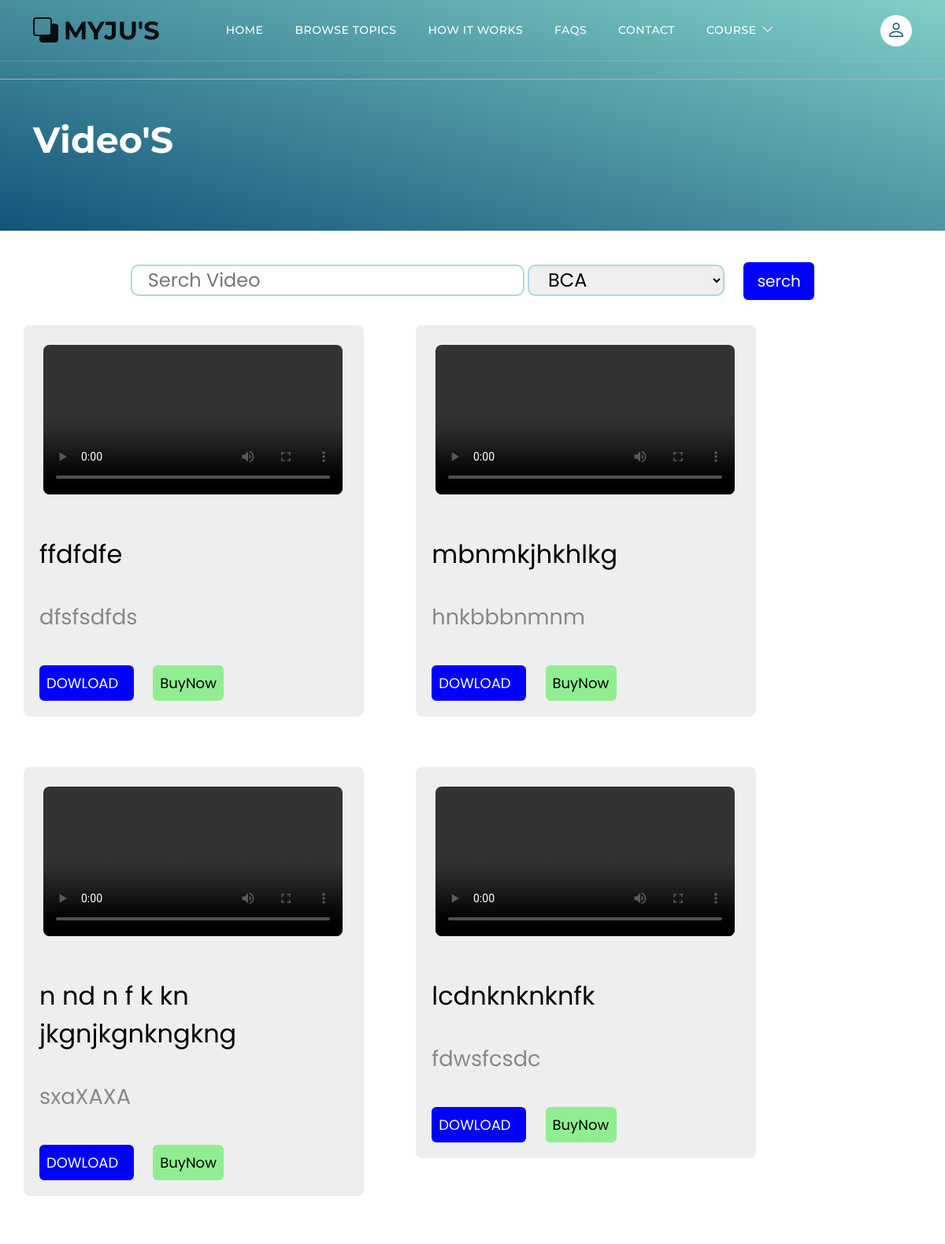
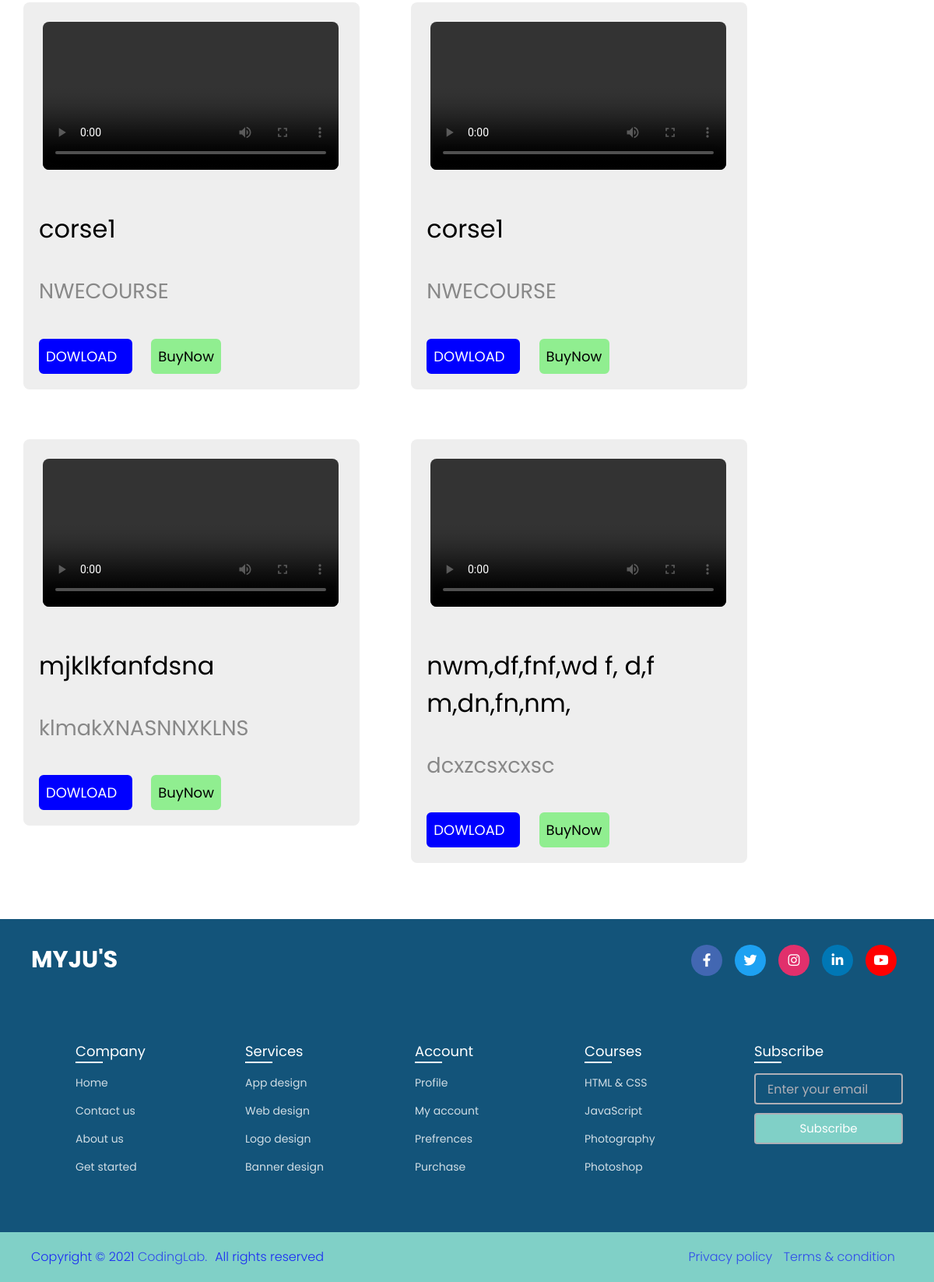
Page /video.php on the committed database (2 pictures, top to bottom).
### tables this page shows
CREATE TABLE `video` (
  `id` int(20) NOT NULL,
  `name` text NOT NULL,
  `url` text NOT NULL,
  `des` text NOT NULL,
  `course` text NOT NULL
);

### video.php (the view, shortened to what this page needs)
<!doctype html>
<html lang="en">
    <head>
        <link href="css/bootstrap.min.css" rel="stylesheet">
        <link href="css/bootstrap-icons.css" rel="stylesheet">
        <link href="css/templatemo-topic-listing.css" rel="stylesheet">
</head>
<?php include 'header.php'?>
            <header class="site-header d-flex flex-column justify-content-center align-items-center">
                <div class="container">
                    <div class="row align-items-center">
                        <div class="col-lg-5 col-12">
                            <h2 class="text-white">Video'S</h2>
                        </div>
                    </div>
                </div>
            </header>
<center>
  <form method="post">
  <input type="" name="serch" value="" placeholder="Serch Video " class="serch" >
  <select  name="course" class="catagory">
        <option value="BCA">BCA</option>
      </select>
  <input type="submit" name="s" value="serch" class="btn4">
</form>
</center>
<?php
if(isset($_POST['s']))
{
$serch = $_POST['serch'];
$course= $_POST['course'];
  $c = mysqli_connect("localhost","root","","myjus");
$q = mysqli_query($c," SELECT * FROM video WHERE name='$serch' or course='$course'");
while($row = mysqli_fetch_array($q))
{
?>
<section class="main">
<div class="main2">
  <video width="380px"; controls class="box">
    <source src="<?php echo 'admin/teacher/'.$row['url'];  ?>" type="video/mp4">
  </video>
 <div class="title">
    <?php
    echo  $row['name'];?>
    </div>
    <div class="description">
    <?php
    echo $row['des']; ?>
    </div>
     <div>
        <button class="btnd">DOWLOAD</button>
        <a href="buy.php" class="btnb">BuyNow</a>
    </div>
 </div>
</section>
<?php
}
}
else
{
  $c = mysqli_connect("localhost","root","","myjus");
$q = mysqli_query($c,"select * from video");
while($row = mysqli_fetch_array($q))
{
?>
<section class="main">
<div class="main2">
  <video width="380px"; controls class="box">
    <source src="<?php echo 'admin/teacher/'.$row['url'];  ?>" type="video/mp4">
  </video>
 <div class="title">
    <?php
    echo  $row['name'];?>
    </div>
    <div class="description">
    <?php
    echo $row['des']; ?>
    </div>
    <div>
        <a  name="down" href="download_vid.php?id=<?php echo $row['id']; ?>" class="btnd" >DOWLOAD</a>
        <a href="buy.php" class="btnb">BuyNow</a>
    </div>
 </div>
</section>
<?php
}
}
?>
		<?php include 'footer2.php'?>
    </body>
</html>

### css/templatemo-topic-listing.css (style rules this page uses)
:root { --white-color: #ffffff; --primary-color: #13547a; --secondary-color: #80d0c7; --section-bg-color: #f0f8ff; --custom-btn-bg-color: #80d0c7; --custom-btn-bg-hover-color: #13547a; --dark-color: #000000; --p-color: #717275; --border-color: #7fffd4; --link-hover-color: #13547a; --body-font-family: 'Open Sans', sans-serif; --title-font-family: 'Montserrat', sans-serif; --h1-font-size: 58px; --h2-font-size: 46px; --h3-font-size: 32px; --h4-font-size: 28px; --h5-font-size: 24px; --h6-font-size: 22px; --p-font-size: 20px; --menu-font-size: 14px; --btn-font-size: 18px; --copyright-font-size: 16px; --border-radius-large: 100px; --border-radius-medium: 20px; --border-radius-small: 10px; --font-weight-normal: 400; --font-weight-medium: 500; --font-weight-semibold: 600; --font-weight-bold: 700; }
body { background-color: var(--white-color); font-family: var(--body-font-family); }
h2, h3, h4, h5, h6 { color: var(--dark-color); }
h1, h2, h3, h4, h5, h6 { font-family: var(--title-font-family); font-weight: var(--font-weight-semibold); }
h2 { font-size: var(--h2-font-size); font-weight: var(--font-weight-bold); }
a, button { touch-action: manipulation; transition: all 0.3s; }
a { display: inline-block; color: var(--primary-color); text-decoration: none; }
.site-header { background-image: linear-gradient(15deg, #13547a 0%, #80d0c7 100%); padding-top: 150px; padding-bottom: 80px; }
.site-header .container { height: 100%; }

### css/footer2.css (style rules this page uses)
* { margin: 0; padding: 0; box-sizing: border-box; font-family: "Poppins" , sans-serif; }

### video.php (style rules this page uses)
body { background-color: #000; }
section { padding:2rem; margin: 0 auto; max-width: 1200px; padding-left: 30px; }
.title { margin-top: 20px; font-size: 2rem; color: black; padding-left: 20px; padding-bottom: 20px; }
.description { line-height: 1.5; font-size: 1.7rem; color: #888; margin-top: 1rem; padding-left: 20px; padding-bottom: 20px; }
.main { display: inline-flex; }
.main2 { background-color: #eee; border-radius: .5rem; width: 27rem; object-fit: cover; }
.box { margin: 25px; border-radius: .5rem; }
.serch { border-radius: 10px; border: 2px solid lightblue; width: 500px; height: 40px; padding-left: 20px; font-size: 1.5rem; margin-top: 40px; }
.catagory { border-radius: 10px; border: 2px solid lightblue; width: 250px; height: 40px; padding-left: 20px; margin-top: 40px; font-size: 1.5rem; }
.btn4 { background: blue; color:white; text-decoration: none; align-items: center; padding: 5px; border-radius: 6px; margin-left: 20px; margin-top: 40px; font-size: 20px; width: 90px; border: 4px solid blue; }
.btnd { background: blue; color:white; text-decoration: none; align-items: center; padding: 5px; border-radius: 6px; margin-left: 20px; margin-top: 20px; margin-bottom: 20px; font-size: 18px; width: 120px; border: 4px solid blue; }
.btnb { background: lightgreen; color:black; text-decoration: none; align-items: center; padding: 5px; border-radius: 6px; margin-left: 20px; margin-top: 20px; margin-bottom: 20px; font-size: 18px; width: 90px; border: 4px solid lightgreen; }

### rows in the picture
video: name "ffdfdfe", des "dfsfsdfds"
video: name "mbnmkjhkhlkg", des "hnkbbbnmnm"
video: name "n nd n f k kn jkgnjkgnkngkng", des "sxaXAXA"
video: name "lcdnknknknfk", des "fdwsfcsdc"
video: name "corse1", des "NWECOURSE"
video: name "corse1", des "NWECOURSE"
video: name "mjklkfanfdsna", des "klmakXNASNNXKLNS"
video: name "nwm,df,fnf,wd f, d,f m,dn,fn,nm,", des "dcxzcsxcxsc"
